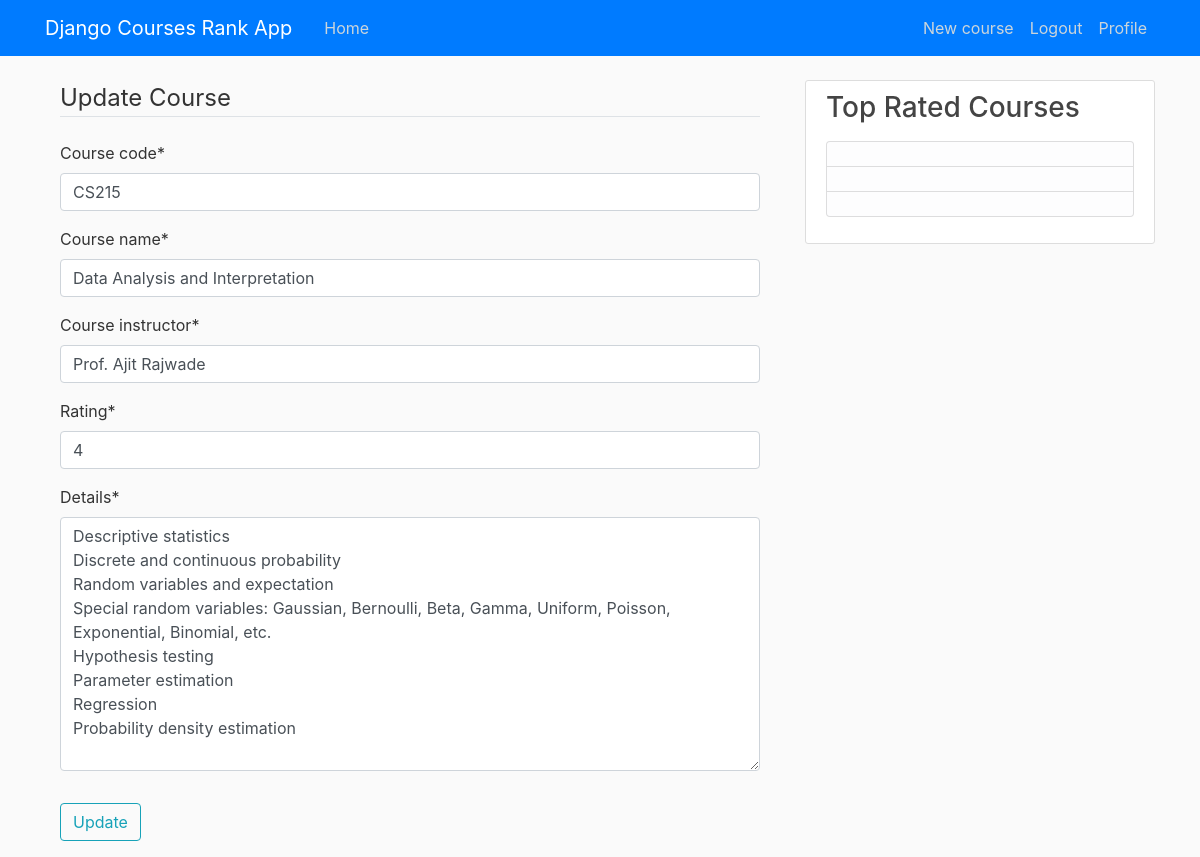
Screenshot of /course/6/update/ (signed in) with the database file from the repository.
### courses/models.py (models this page shows, shortened)
class Course(models.Model):
    course_name = models.CharField(max_length=40)
    course_instructor = models.CharField(max_length=50, default="")
    course_code = models.CharField(max_length=50)
    details = models.TextField()
    rating = models.IntegerField(default = 0)
    course_likes = models.ManyToManyField(User, related_name='likes', blank = True)
    course_dislikes = models.ManyToManyField(User, related_name='dislikes', blank = True)

### courses/views.py (the view)
# urls.py: path('course/<int:pk>/update/', CourseUpdateView.as_view(), name = "courses_update"),
class CourseUpdateView(LoginRequiredMixin, UserPassesTestMixin, UpdateView):
    model = Course
    template_name = "courses/course_update.html"
    fields = []
    def test_func(self):
        if self.request.user.is_superuser:
            self.fields = ['course_code', 'course_name', 'course_instructor', 'rating', 'details']
        return True

### courses/templates/courses/course_update.html (shortened to what this page needs)
{% extends "courses/base.html" %}
{% load crispy_forms_tags %}
{% block content %}
    <div class = "container">
        <form method="POST">
            <fieldset class = "form-group">
                <legend class = "border-bottom mb-4">
                    Update Course
                </legend>
                {{ form|crispy }}
            </fieldset>
            <div class = "form-group">
                <button class = "btn btn-outline-info" type = "submit">
                    Update
                </button>
            </div>
        </form>
    </div>
{% endblock content %}

### courses/static/courses/main.css (style rules this page uses)
body { background: #fafafa; color: #333333; margin-top: 5rem; }

### rows the page displays
Course: course_code "CS215", course_name "Data Analysis and Interpretation", course_instructor "Prof. Ajit Rajwade", rating "4", details "Descriptive statistics Discrete and continuous probability Random variables and expectation Special random variables: Gaussian, Bernoulli, Beta, Gamma, Uniform, Poisson, Exponential, Binomial, etc. Hypothesis testing Parameter estimation Regression Probability density estimation"
